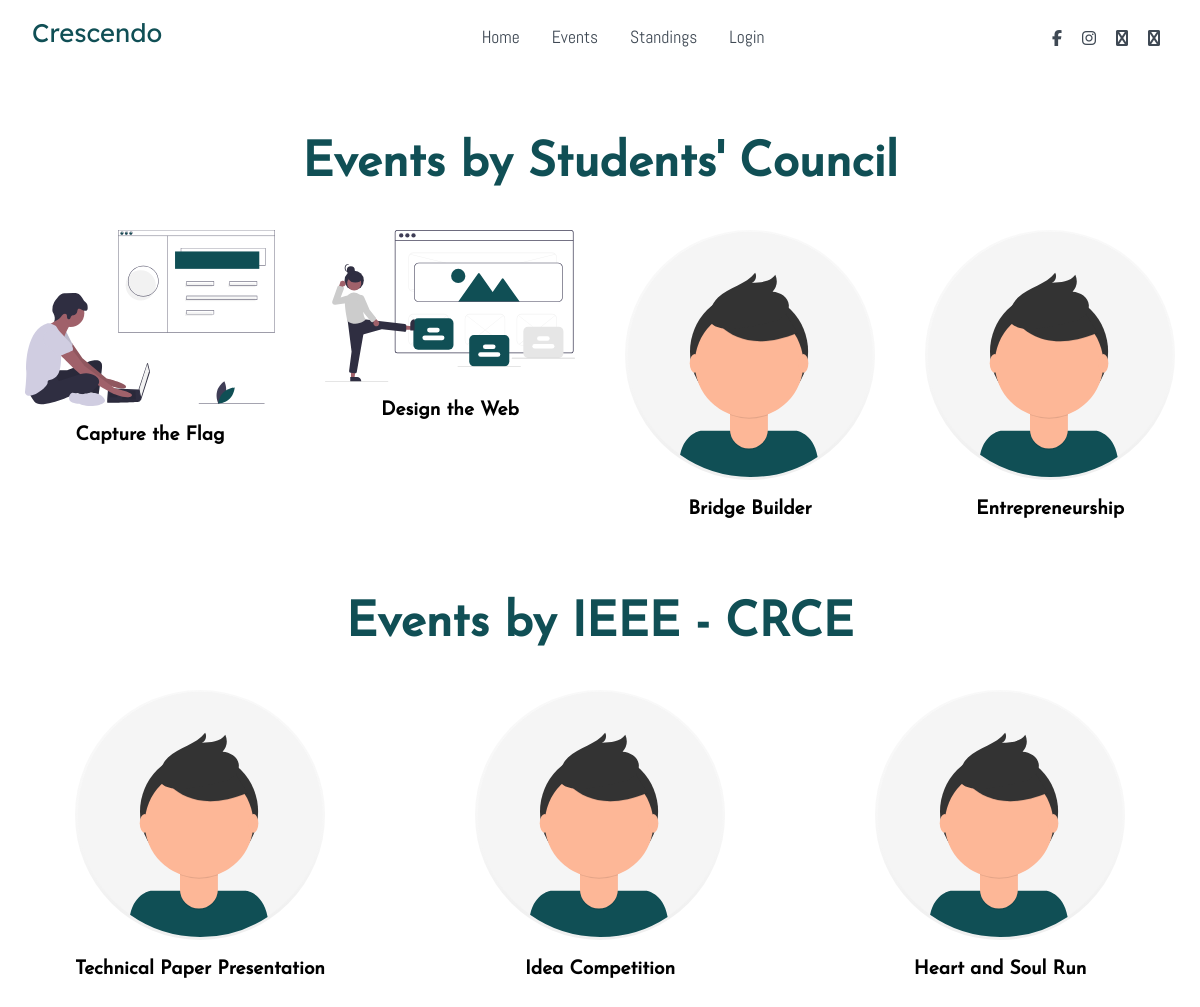
The app's page /events with its own data.
### webapp/models.py (models this page shows, shortened)
class Council(models.Model):
    council_id = models.AutoField(primary_key=True)
    username = models.CharField(max_length = 100)
    name = models.CharField(max_length=100)
    groups = models.CharField(default='council', max_length=100)

class Event(models.Model):
    event_id = models.AutoField(primary_key=True)
    name = models.CharField(max_length = 100)
    desc = models.TextField()
    council_id = models.IntegerField()
    img = models.CharField(max_length = 100, default = "static/webapp/assets/images/profile.svg")
    total_reg = models.IntegerField()
    team = models.IntegerField(default=0)
    class_cap = models.IntegerField(default=100)

### webapp/views.py (the view)
# urls.py: path('events', views.events, name="events"),
def events(request):
    message = "Events of Crescendo 2k21"
    events = {}
    councils = Council.objects.all()
    for council in councils:
        events[council.name]=Event.objects.filter(council_id=council.council_id)
    return render(request, "webapp/events.html", {"top_message": message, "title": "Events", "events": events, "councils": councils})

### webapp/templates/webapp/events.html (shortened to what this page needs)
{% extends "WebApp/layout.html" %}
{% load static %}
{% block main %}
{% for council, eves in events.items %}
<h1 class="event-head">Events by {{council}}</h1>
{% if eves.count == 0 %}
    <h2 class="no-reg">No Events Released yet...</h2>
{% else %}
<div class="event-container">
    {% for eve in eves %}
    <div class="event-box">
        <div class="event-imgBox">
            <img src="{{eve.img}}" alt="Event Image" class="event-img">
            <h2>{{eve.name}}</h2>
        </div>
    </div>
    {% endfor %}
</div>
{% endif %}
{% endfor %}
<br><br><p></p>
{% endblock %}

### webapp/templates/webapp/layout.html (shortened to what this page needs)
{% load static %}
<!DOCTYPE html>
<html lang="en">
<head>
    <link href="{% static 'webApp/css/style.css' %}" rel="stylesheet">
    <link href="{% static 'webapp/css/all.css' %}" rel="stylesheet">
</head>
<body>
    <nav class="nav">
        <div class="nav-menu flex-row">
            <div class="nav-brand">
                <a href=# class="text-grey">Crescendo</a>
            </div>
            <div>
                <ul class="nav-items">
                    {% if user.is_authenticated %}
                    <li class="nav-link">
                        <a href='{% url 'index' %}'>Home</a>
                    </li>
                    <li class="nav-link">
                        <a href='{% url 'profile' username=user.username %}'>Profile</a>
                    </li>
                    <li class="nav-link">
                        <a href='{% url 'logout' %}'>Logout</a>
                    </li>
                    {% else %}
                    <li class="nav-link">
                        <a href='{% url 'index' %}'>Home</a>
                    </li>
                    <li class="nav-link">
                        <a href='{% url 'events' %}'>Events</a>
                    </li>
                    <li class="nav-link">
                        <a href='{% url 'standings' %}'>Standings</a>
                    </li>
                    <li class="nav-link">
                        <a href='{% url 'login' %}'>Login</a>
                    </li>
                    {% endif %}
                </ul>
            </div>
            <div class="social text-grey">
                <a href="https://www.facebook.com/fcrce/" target="blank"><i class="fab fa-facebook-f"></i></a>
                <a href="https://www.instagram.com/frcrce_official" target="blank"><i class="fab fa-instagram"></i></a>
                <a href="mailto:studentscouncilfrcrce@gmail.com"><i class="fab fa fa-envelope"></i></a>
                <a href="tel:9167293111"><i class="fab fa fa-phone-square"></i></a>
            </div>
        </div>
    </nav>
    {% block main %}
    {% endblock %}
</body>

### webapp/static/webapp/css/style.css (style rules this page uses)
html body { margin: 0; box-sizing:border-box; overflow-x: hidden; }
:root { --Abel: 'Abel', cursive; --Anton: 'Anton', cursive; --Josefin: 'Josefin', cursive; --Lexend: 'Lexend', cursive; --Livic: 'Livvic', cursive; --text-grey: #3f4954; --text-light: #686666da; --bg-color: #0f0f0f; --white: #ffffff; --midnight: #104f55; --sky: linear-gradient(120deg, #a1c4fd 0%, #c2e9fb 100%); --grass: linear-gradient(-45deg, #07656e 0%, #5eb0b8 100%); }
a { text-decoration: none; color: var(--text-grey); }
.flex-row { display: flex; flex-direction: row; flex-wrap: wrap; }
ul { list-style-type: none; }
.nav { background-color: white; padding: 0 2rem; height: 0rem; min-height: 10vh; overflow: hidden; transition: height 1s ease-in-out; }
.nav .nav-menu { justify-content: space-between; }
.nav .nav-brand a { font-family: var(--Lexend); font-size: 1.6rem; padding: 1rem 0; display: block; color: var(--midnight); }
.nav .nav-items { display: flex; margin: 0; }
.nav .nav-items .nav-link { padding: 1.6rem 1rem; font-size: 1.1rem; position: relative; font-family: var(--Abel); font-size: 1.1rem; color: var(--midnight); }
.nav .social { padding: 1.4rem 0; }
.nav .social a i { padding: 0.5rem; }
.event-head { text-align: center; margin-top: 5%; font-size: 3rem; font-family: var(--Josefin); color: var(--midnight); }
.event-container { width: 100%; display: flex; flex-direction: row; flex-wrap: wrap; text-align: center; margin: auto auto; }
.event-container .event-box { position: relative; width: 300px; height: 300px; margin: 10px auto; box-sizing: border-box; display: inline-block; }
@media (max-width: 1200px) { .event-container .event-box { width: 250px; } }
.event-container .event-box .event-imgBox { position: relative; }
.event-container .event-box .event-imgBox h2 { font-size: 1.2rem; font-family: var(--Josefin); }
.event-container .event-box .event-imgBox .event-img { max-width: 100%; align-self: center; transition: transform 0.8s; }

### webapp/static/webapp/css/all.css (style rules this page uses)
.fa, .fas, .far, .fal, .fad, .fab { -moz-osx-font-smoothing: grayscale; -webkit-font-smoothing: antialiased; display: inline-block; font-style: normal; font-variant: normal; text-rendering: auto; line-height: 1; }
.fa-envelope:before { content: "\f0e0"; }
.fa-facebook-f:before { content: "\f39e"; }
.fa-instagram:before { content: "\f16d"; }
.fa-phone-square:before { content: "\f098"; }
.fab { font-family: 'Font Awesome 5 Brands'; }
.fa, .fas { font-family: 'Font Awesome 5 Free'; font-weight: 900; }

### records on screen
Council: events "Students' Council"
Event: img (picture), name "Capture the Flag"
Event: img (picture), name "Design the Web"
Event: img (placeholder picture), name "Bridge Builder"
Event: img (placeholder picture), name "Entrepreneurship"
Council: events "IEEE - CRCE"
Event: img (placeholder picture), name "Technical Paper Presentation"
Event: img (placeholder picture), name "Idea Competition"
Event: img (placeholder picture), name "Heart and Soul Run"
